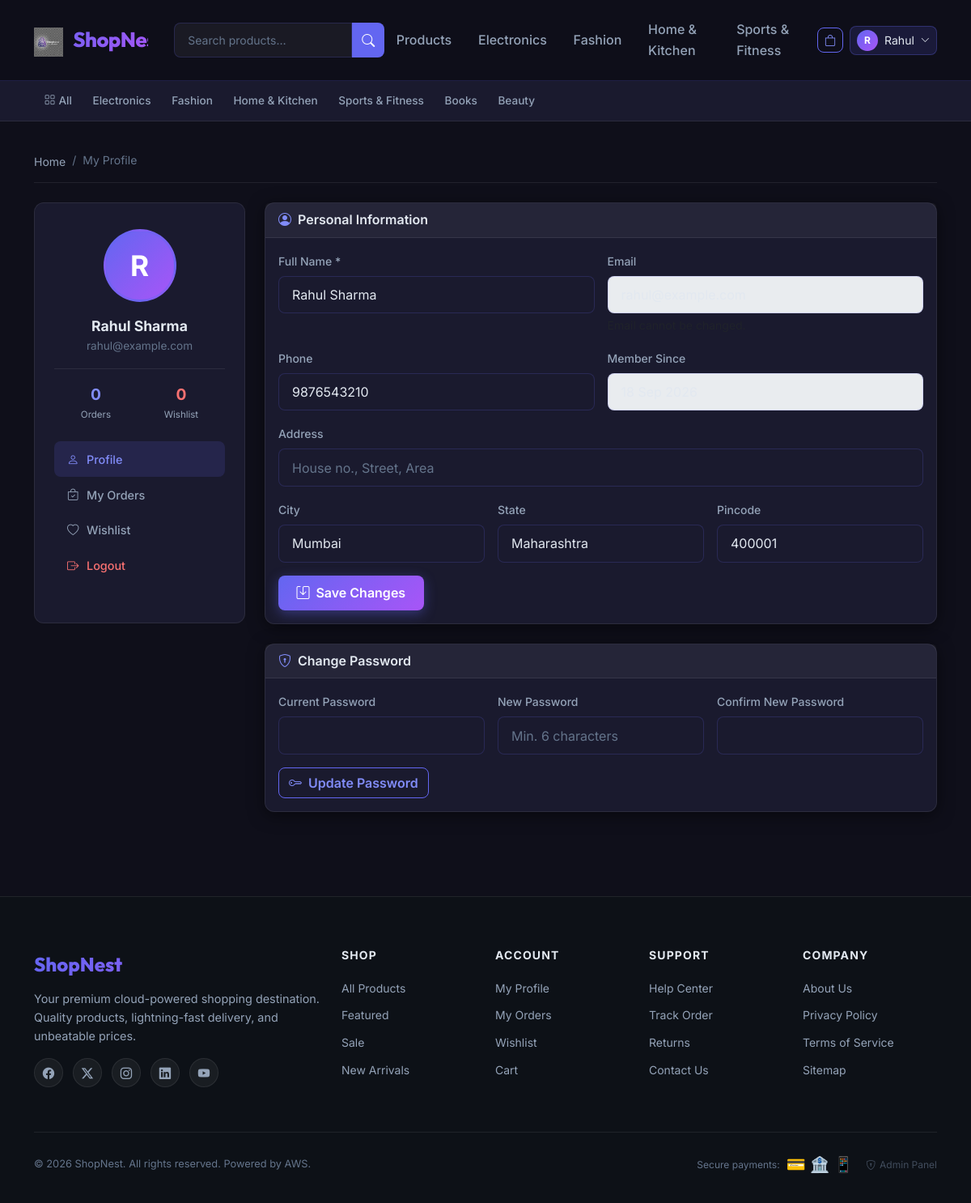
/customer/profile.php (signed in), run on the app's committed database.
### tables this page shows
CREATE TABLE `categories` (
    `id`            INT UNSIGNED AUTO_INCREMENT PRIMARY KEY,
    `name`          VARCHAR(100) NOT NULL,
    `slug`          VARCHAR(120) NOT NULL UNIQUE,
    `description`   TEXT DEFAULT NULL,
    `image`         VARCHAR(255) DEFAULT NULL,
    `parent_id`     INT UNSIGNED DEFAULT NULL,
    `sort_order`    INT DEFAULT 0,
    `status`        TINYINT(1) DEFAULT 1,
    `created_at`    DATETIME DEFAULT CURRENT_TIMESTAMP,
    FOREIGN KEY (`parent_id`) REFERENCES `categories`(`id`) ON DELETE SET NULL
);

CREATE TABLE `users` (
    `id`                INT UNSIGNED AUTO_INCREMENT PRIMARY KEY,
    `name`              VARCHAR(100) NOT NULL,
    `email`             VARCHAR(150) NOT NULL UNIQUE,
    `phone`             VARCHAR(20) DEFAULT NULL,
    `password`          VARCHAR(255) NOT NULL,
    `avatar`            VARCHAR(255) DEFAULT NULL,
    `address`           TEXT DEFAULT NULL,
    `city`              VARCHAR(80) DEFAULT NULL,
    `state`             VARCHAR(80) DEFAULT NULL,
    `pincode`           VARCHAR(10) DEFAULT NULL,
    `reset_token`       VARCHAR(100) DEFAULT NULL,
    `reset_expires`     DATETIME DEFAULT NULL,
    `email_verified`    TINYINT(1) DEFAULT 0,
    `status`            TINYINT(1) DEFAULT 1,
    `created_at`        DATETIME DEFAULT CURRENT_TIMESTAMP,
    `updated_at`        DATETIME DEFAULT CURRENT_TIMESTAMP ON UPDATE CURRENT_TIMESTAMP
);

### includes/functions.php (called while the page is built, shortened)
<?php
function isLoggedIn(): bool {
    return isset($_SESSION[SESSION_USER]) && !empty($_SESSION[SESSION_USER]['id']);
}
function currentUser(): ?array {
    return $_SESSION[SESSION_USER] ?? null;
}
function sanitize(mixed $val): string {
    return htmlspecialchars(trim((string)$val), ENT_QUOTES, 'UTF-8');
}
function e(mixed $val): string {
    return sanitize($val);
}

### customer/profile.php (the view, shortened to what this page needs)
<?php
$pdo = getDB();
$uid = $_SESSION[SESSION_USER]['id'];
$stmt = $pdo->prepare("SELECT * FROM users WHERE id=?");
$stmt->execute([$uid]);
$profile = $stmt->fetch();
$osStmt = $pdo->prepare("SELECT COUNT(*) FROM orders WHERE user_id=?");
$osStmt->execute([$uid]);
$orderCount = (int)$osStmt->fetchColumn();
$wsStmt = $pdo->prepare("SELECT COUNT(*) FROM wishlist WHERE user_id=?");
$wsStmt->execute([$uid]);
$wishCount = (int)$wsStmt->fetchColumn();
require_once __DIR__ . '/../includes/header.php';
?>
<div class="container py-4">
  <div class="breadcrumb-wrap">
    <nav><ol class="breadcrumb">
      <li class="breadcrumb-item"><a href="<?= APP_URL ?>/">Home</a></li>
      <li class="breadcrumb-item active">My Profile</li>
    </ol></nav>
  </div>
  <div class="row g-4">
    <div class="col-lg-3">
      <div class="profile-sidebar">
        <div class="profile-avatar"><?= strtoupper(substr($profile['name'],0,1)) ?></div>
        <div class="profile-name"><?= e($profile['name']) ?></div>
        <div class="profile-email"><?= e($profile['email']) ?></div>
        <div class="d-flex justify-content-around mt-3 pt-3" style="border-top:1px solid var(--border-light);">
          <div class="text-center">
            <div style="font-weight:700;color:var(--primary-light);font-size:1.2rem;"><?= $orderCount ?></div>
            <div style="font-size:.72rem;color:var(--text-muted);">Orders</div>
          </div>
          <div class="text-center">
            <div style="font-weight:700;color:#f87171;font-size:1.2rem;"><?= $wishCount ?></div>
            <div style="font-size:.72rem;color:var(--text-muted);">Wishlist</div>
          </div>
        </div>
        <ul class="profile-nav">
          <li><a href="<?= APP_URL ?>/customer/profile.php" class="active"><i class="bi bi-person"></i> Profile</a></li>
          <li><a href="<?= APP_URL ?>/customer/orders.php"><i class="bi bi-bag-check"></i> My Orders</a></li>
          <li><a href="<?= APP_URL ?>/customer/wishlist.php"><i class="bi bi-heart"></i> Wishlist</a></li>
          <li><a href="<?= APP_URL ?>/customer/logout.php" style="color:#f87171;"><i class="bi bi-box-arrow-right"></i> Logout</a></li>
        </ul>
      </div>
    </div>
    <div class="col-lg-9">
      <div class="card mb-4">
        <div class="card-header"><i class="bi bi-person-circle me-2" style="color:var(--primary-light);"></i>Personal Information</div>
        <div class="card-body">
          <form method="POST">
            <div class="row g-3">
              <div class="col-md-6">
                <label class="form-label">Full Name *</label>
                <input type="text" name="name" class="form-control" value="<?= e($profile['name']) ?>" required>
              </div>
              <div class="col-md-6">
                <label class="form-label">Email</label>
                <input type="email" class="form-control" value="<?= e($profile['email']) ?>" disabled>
                <div class="form-text">Email cannot be changed.</div>
              </div>
              <div class="col-md-6">
                <label class="form-label">Phone</label>
                <input type="tel" name="phone" class="form-control" value="<?= e($profile['phone']) ?>">
              </div>
              <div class="col-md-6">
                <label class="form-label">Member Since</label>
                <input type="text" class="form-control" value="<?= date('d M Y', strtotime($profile['created_at'])) ?>" disabled>
              </div>
              <div class="col-12">
                <label class="form-label">Address</label>
                <input type="text" name="address" class="form-control" placeholder="House no., Street, Area" value="<?= e($profile['address'] ?? '') ?>">
              </div>
              <div class="col-md-4">
                <label class="form-label">City</label>
                <input type="text" name="city" class="form-control" value="<?= e($profile['city'] ?? '') ?>">
              </div>
              <div class="col-md-4">
                <label class="form-label">State</label>
                <input type="text" name="state" class="form-control" value="<?= e($profile['state'] ?? '') ?>">
              </div>
              <div class="col-md-4">
                <label class="form-label">Pincode</label>
                <input type="text" name="pincode" class="form-control" maxlength="6" value="<?= e($profile['pincode'] ?? '') ?>">
              </div>
              <div class="col-12">
                <button type="submit" class="btn btn-primary">
                  <i class="bi bi-save me-2"></i>Save Changes
                </button>
              </div>
            </div>
          </form>
        </div>
      </div>
      <div class="card">
        <div class="card-header"><i class="bi bi-shield-lock me-2" style="color:var(--primary-light);"></i>Change Password</div>
        <div class="card-body">
          <form method="POST">
            <div class="row g-3">
              <div class="col-md-4">
                <label class="form-label">Current Password</label>
                <input type="password" name="current_password" class="form-control" required>
              </div>
              <div class="col-md-4">
                <label class="form-label">New Password</label>
                <input type="password" name="new_password" class="form-control" placeholder="Min. 6 characters" required>
              </div>
              <div class="col-md-4">
                <label class="form-label">Confirm New Password</label>
                <input type="password" name="confirm_password" class="form-control" required>
              </div>
              <div class="col-12">
                <button type="submit" class="btn btn-outline-primary">
                  <i class="bi bi-key me-2"></i>Update Password
                </button>
              </div>
            </div>
          </form>
        </div>
      </div>
    </div>
  </div>
</div>
<?php require_once __DIR__ . '/../includes/footer.php'; ?>

### includes/header.php (shortened to what this page needs)
<?php
require_once __DIR__ . '/functions.php';
$user       = currentUser();
$categories = [];
try {
    $pdo = getDB();
    $categories = $pdo->query("SELECT id,name,slug FROM categories WHERE status=1 ORDER BY sort_order")->fetchAll();
} catch (Throwable $e) {
    error_log("Header categories query notice: " . $e->getMessage());
}
?>
<!DOCTYPE html>
<html lang="en">
<head>
  <link href="https://cdn.jsdelivr.net/npm/bootstrap@5.3.2/dist/css/bootstrap.min.css" rel="stylesheet">
  <link href="https://cdn.jsdelivr.net/npm/bootstrap-icons@1.11.3/font/bootstrap-icons.min.css" rel="stylesheet">
  <link rel="stylesheet" href="<?= APP_URL ?>/assets/css/style.css">
</head>
<body>
<div id="toast-container" class="toast-container position-fixed bottom-0 end-0 p-3"></div>
<nav class="navbar navbar-main navbar-expand-lg">
  <div class="container">
    <a class="navbar-brand" href="<?= APP_URL ?>/">
      <img src="<?= APP_URL ?>/assets/images/logo.png" alt="ShopNest" onerror="this.style.display='none'">
      ShopNest
    </a>
    <div class="navbar-search d-none d-lg-flex ms-3 position-relative">
      <form action="<?= APP_URL ?>/products/index.php" method="GET" class="d-flex">
        <input type="text" id="global-search" name="q" class="form-control" placeholder="Search products…"
               value="<?= e($_GET['q'] ?? '') ?>" autocomplete="off">
        <button class="btn" type="submit"><i class="bi bi-search"></i></button>
      </form>
    </div>
    <div class="collapse navbar-collapse" id="mainNav">
      <ul class="navbar-nav ms-auto align-items-center gap-1">
        <li class="nav-item">
          <a class="nav-link" href="<?= APP_URL ?>/products/index.php">Products</a>
        </li>
        <?php foreach(array_slice($categories, 0, 4) as $cat): ?>
        <li class="nav-item">
          <a class="nav-link" href="<?= APP_URL ?>/products/index.php?category=<?= e($cat['slug']) ?>">
            <?= e($cat['name']) ?>
          </a>
        </li>
        <?php endforeach; ?>
        <li class="nav-item ms-1">
          <a class="btn btn-outline-primary btn-sm cart-btn" href="<?= APP_URL ?>/customer/cart.php">
            <i class="bi bi-bag"></i>
          </a>
        </li>
        <?php if(isLoggedIn()): ?>
        <li class="nav-item dropdown user-menu ms-1">
          <button class="btn btn-sm d-flex align-items-center gap-2" style="background:rgba(99,102,241,.15);border:1px solid rgba(99,102,241,.3);color:#e2e8f0;border-radius:8px;" data-bs-toggle="dropdown">
            <div style="width:26px;height:26px;border-radius:50%;background:linear-gradient(135deg,#6366f1,#a855f7);display:flex;align-items:center;justify-content:center;font-size:.75rem;font-weight:700;color:#fff;">
              <?= strtoupper(substr($user['name'],0,1)) ?>
            </div>
            <?= e(explode(' ',$user['name'])[0]) ?>
            <i class="bi bi-chevron-down" style="font-size:.7rem;"></i>
          </button>
        </li>
        <?php endif; ?>
      </ul>
    </div>
  </div>
</nav>
<div class="category-bar d-none d-lg-block">
  <div class="container">
    <ul class="nav">
      <li class="nav-item">
        <a class="nav-link" href="<?= APP_URL ?>/products/index.php"><i class="bi bi-grid me-1"></i>All</a>
      </li>
      <?php foreach($categories as $cat): ?>
      <li class="nav-item">
        <a class="nav-link" href="<?= APP_URL ?>/products/index.php?category=<?= e($cat['slug']) ?>">
          <?= e($cat['name']) ?>
        </a>
      </li>
      <?php endforeach; ?>
    </ul>
  </div>
</div>

### data on the page
categories: name "Electronics"
categories: name "Fashion"
categories: name "Home & Kitchen"
categories: name "Sports & Fitness"
users: name "R", name "Rahul", name "Rahul Sharma", email "rahul@example.com", phone "9876543210", created_at "18 Sep 2026", city "Mumbai", state "Maharashtra", pincode "400001"
categories: name "Books"
categories: name "Beauty"

### other printed values
$orderCount "0"
$wishCount "0"
